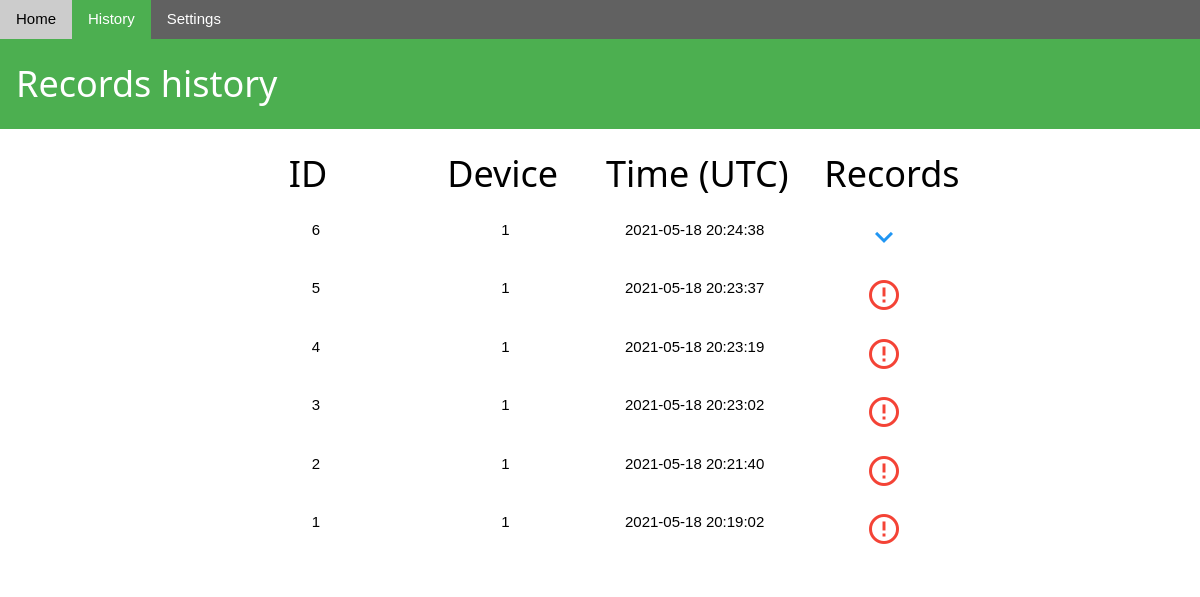
Before: /history with the older database file.
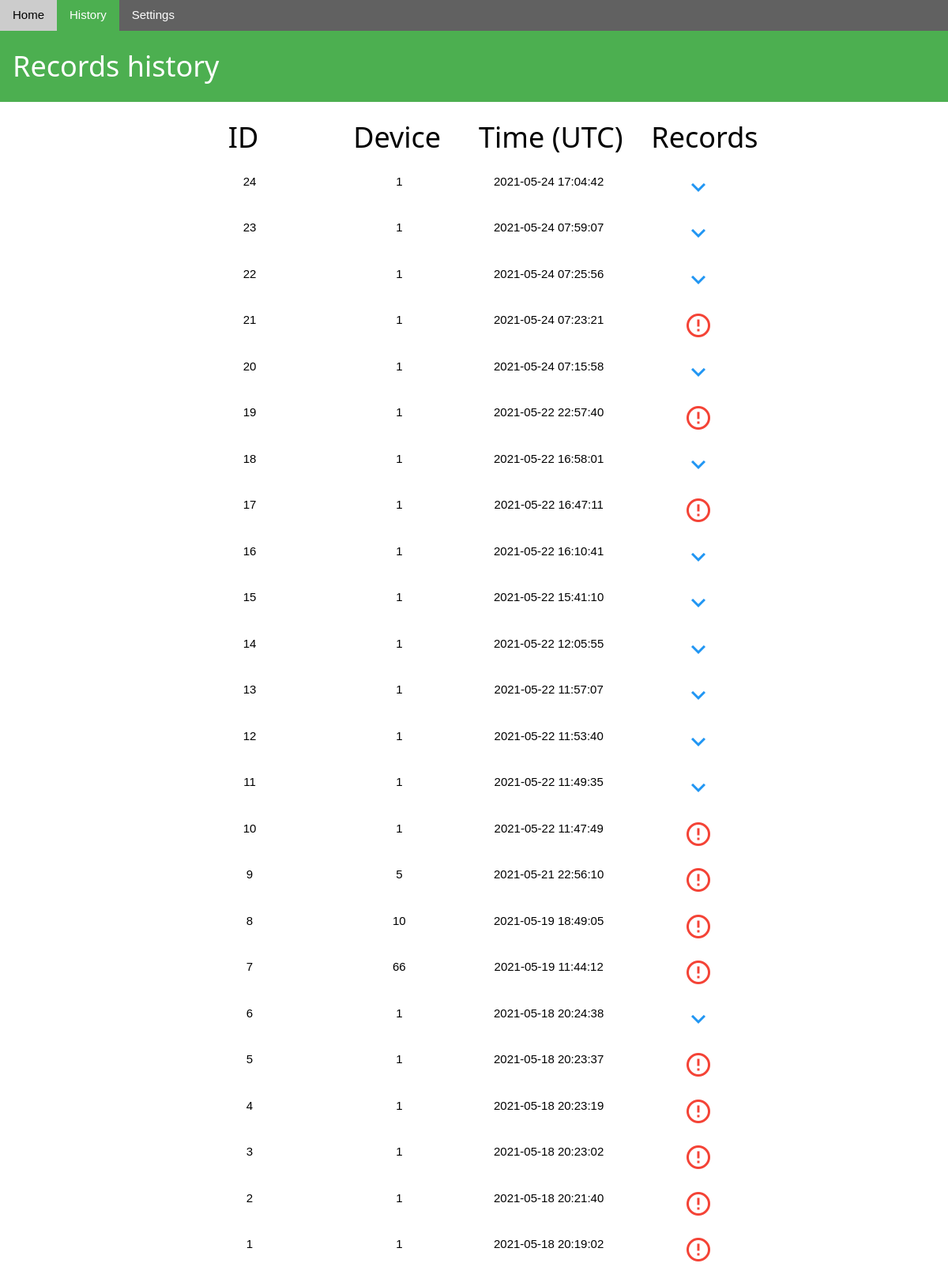
After: the same page with the newer database file.
### tables this page shows
CREATE TABLE ALARMS
(
	id integer
		constraint ALARMS_pk
			primary key,
	occur_time integer not null,
	device int default NULL
);

### main.py (the view)
@app.get("/history")
async def history(request: Request):
    alarms = await db_get_alarms()
    for alarm in alarms:
        await alarm.get_records()
    return templates.TemplateResponse(
        "history.html.j2",
        {"request": request, "alarms": alarms},
    )

### templates/history.html.j2 (shortened to what this page needs)
<!DOCTYPE html>
<html lang="pl-PL" xmlns="http://www.w3.org/1999/html" xmlns="http://www.w3.org/1999/html">
<head>
    <link href="{{ url_for('static', path='w3.css') }}" rel="stylesheet">
</head>
<body class="w3-ios-background">
<div class="w3-bar w3-dark-grey">
    <a class="w3-bar-item w3-button" href="/">Home</a>
    <a class="w3-bar-item w3-button w3-green" href="/history">History</a>
    <a class="w3-bar-item w3-button" href="/settings">Settings</a>
</div>
<div class="w3-bar w3-green"><h1 class="w3-bar-item">Records history</h1></div>
<div class="w3-bar">
    <div class="w3-container w3-table w3-card-4">
        <div class="w3-row w3-button w3-block w3-left-align w3-hover-white" style="cursor: unset;">
            <div class="w3-col    m1 l2">&nbsp;</div>
            <div class="w3-col s2 m2 l2 w3-center">
                <h1 class="w3-hide-small w3-hide-medium">ID</h1>
            </div>
            <div class="w3-col s2 m2 l2 w3-center">
                <h1 class="w3-hide-small w3-hide-medium">Device</h1>
            </div>
            <div class="w3-col s6 m4 l2 w3-center">
                <h1 class="w3-hide-small w3-hide-medium">Time (UTC)</h1>
            </div>
            <div class="w3-col s2 m2 l2 w3-center">
                <h1 class="w3-hide-small w3-hide-medium">Records</h1>
            </div>
            <div class="w3-col    m1 l2">&nbsp;</div>
        {% for alarm in alarms %}
            <div class="w3-row">
                <div onclick="myFunction('Alarm-{{alarm.index}}')" class="w3-button w3-block w3-left-align">
                    <div class="w3-col    m1 l2">&nbsp;</div>
                    <div class="w3-col s2 m2 l2 w3-center">{{alarm.index}}</div>
                    <div class="w3-col s2 m2 l2 w3-center">{{alarm.device}}</div>
                    <div class="w3-col s6 m4 l2 w3-center">{{alarm.human_time}}</div>
                    <div class="w3-col s2 m1 l2 w3-center w3-dropdown-hover">
                        {% if alarm.records %}
                            <i class="material-icons w3-text-blue" style="font-size:36px">expand_more</i>
                        {% else %}
                            <i class="material-icons w3-text-red" style="font-size:36px">error_outline</i>
                        {% endif %}
                    </div>
                    <div class="w3-col    m2 l2">&nbsp;</div>
                </div>
            </div>
        {% endfor %}
        </div>
    </div>
</div>
</body>
</html>

Changed rows visible on the page:
added ALARMS: index "24", device "1", human_time "2021-05-24 17:04:42"
added ALARMS: index "23", device "1", human_time "2021-05-24 07:59:07"
added ALARMS: index "22", device "1", human_time "2021-05-24 07:25:56"
added ALARMS: index "21", device "1", human_time "2021-05-24 07:23:21"
added ALARMS: index "20", device "1", human_time "2021-05-24 07:15:58"
added ALARMS: index "19", device "1", human_time "2021-05-22 22:57:40"
added ALARMS: index "18", device "1", human_time "2021-05-22 16:58:01"
added ALARMS: index "17", device "1", human_time "2021-05-22 16:47:11"
added ALARMS: index "16", device "1", human_time "2021-05-22 16:10:41"
added ALARMS: index "15", device "1", human_time "2021-05-22 15:41:10"
added ALARMS: index "14", device "1", human_time "2021-05-22 12:05:55"
added ALARMS: index "13", device "1", human_time "2021-05-22 11:57:07"
added ALARMS: index "12", device "1", human_time "2021-05-22 11:53:40"
added ALARMS: index "11", device "1", human_time "2021-05-22 11:49:35"
added ALARMS: index "10", device "1", human_time "2021-05-22 11:47:49"
added ALARMS: index "9", device "5", human_time "2021-05-21 22:56:10"
added ALARMS: index "8", device "10", human_time "2021-05-19 18:49:05"
added ALARMS: index "7", device "66", human_time "2021-05-19 11:44:12"
